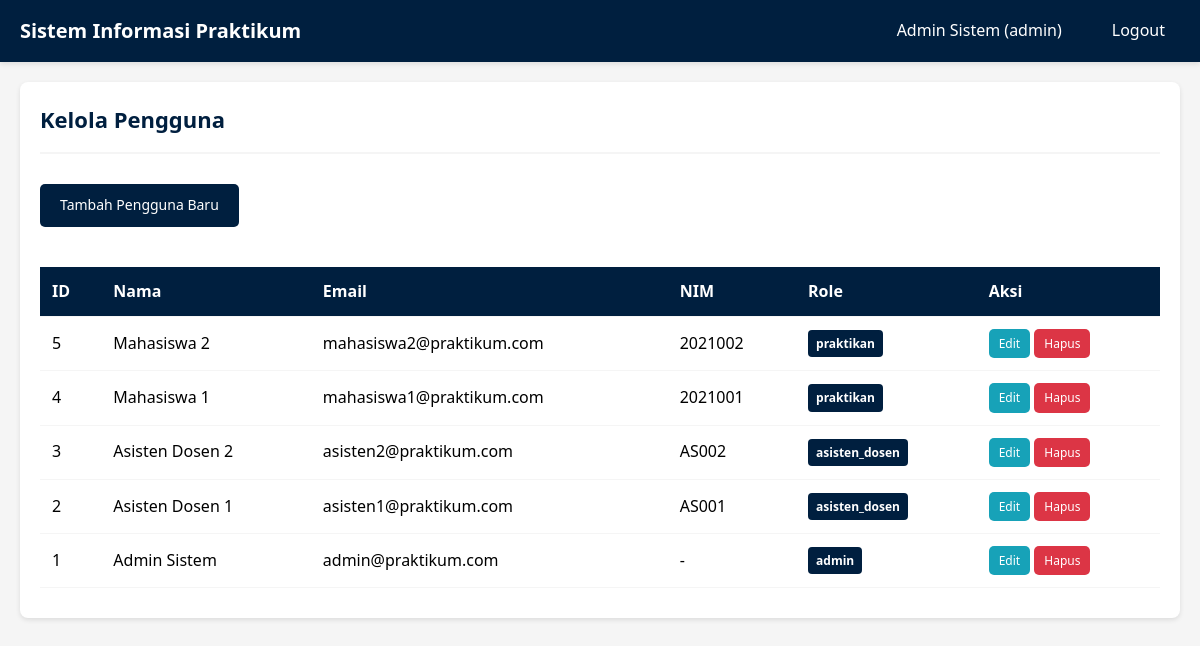
The page /admin/users.php (signed in) on the database its author committed.
### tables this page shows
CREATE TABLE IF NOT EXISTS users (
    id INT AUTO_INCREMENT PRIMARY KEY,
    nama VARCHAR(100) NOT NULL,
    email VARCHAR(100) UNIQUE NOT NULL,
    password VARCHAR(255) NOT NULL,
    nim VARCHAR(20),
    role ENUM('admin', 'asisten_dosen', 'praktikan') NOT NULL,
    created_at TIMESTAMP DEFAULT CURRENT_TIMESTAMP
);

### admin/users.php (the view, shortened to what this page needs)
<?php
require_once '../config/database.php';
$users = $conn->query("SELECT * FROM users ORDER BY id DESC");
?>
<!DOCTYPE html>
<html lang="id">
<head>
    <link rel="stylesheet" href="../assets/css/style.css">
</head>
<body>
    <?php include '../includes/navbar.php'; ?>
    <div class="container">
        <div class="card">
            <div class="card-header">
                <h2>Kelola Pengguna</h2>
            </div>
            <div class="card-body">
                <a href="user_add.php" class="btn btn-primary mb-20">Tambah Pengguna Baru</a>
                <div class="table-responsive">
                    <table class="table">
                        <thead>
                            <tr>
                                <th>ID</th>
                                <th>Nama</th>
                                <th>Email</th>
                                <th>NIM</th>
                                <th>Role</th>
                                <th>Aksi</th>
                            </tr>
                        </thead>
                        <tbody>
                            <?php while ($user = $users->fetch_assoc()): ?>
                                <tr>
                                    <td><?php echo $user['id']; ?></td>
                                    <td><?php echo htmlspecialchars($user['nama']); ?></td>
                                    <td><?php echo htmlspecialchars($user['email']); ?></td>
                                    <td><?php echo htmlspecialchars($user['nim'] ?? '-'); ?></td>
                                    <td><span class="badge badge-primary"><?php echo htmlspecialchars($user['role']); ?></span></td>
                                    <td>
                                        <a href="user_edit.php?id=<?php echo $user['id']; ?>" class="btn btn-info btn-sm">Edit</a>
                                        <a href="?delete=<?php echo $user['id']; ?>" class="btn btn-danger btn-sm" onclick="return confirm('Yakin ingin menghapus?')">Hapus</a>
                                    </td>
                                </tr>
                            <?php endwhile; ?>
                        </tbody>
                    </table>
                </div>
            </div>
        </div>
    </div>
</body>
</html>

### assets/css/style.css (style rules this page uses)
* { margin: 0; padding: 0; box-sizing: border-box; }
:root { --navy-blue: #001f3f; --navy-blue-light: #003d7a; --navy-blue-dark: #001529; --black: #000000; --white: #ffffff; --gray-light: #f5f5f5; --gray: #cccccc; --gray-dark: #666666; --success: #28a745; --danger: #dc3545; --warning: #ffc107; --info: #17a2b8; }
body { font-family: 'Segoe UI', Tahoma, Geneva, Verdana, sans-serif; background-color: var(--gray-light); color: var(--black); line-height: 1.6; }
.container { max-width: 1200px; margin: 0 auto; padding: 20px; }
.card { background: var(--white); border-radius: 8px; padding: 20px; margin-bottom: 20px; box-shadow: 0 2px 5px rgba(0, 0, 0, 0.1); }
.card-header { border-bottom: 2px solid var(--gray-light); padding-bottom: 15px; margin-bottom: 20px; }
.card-header h2 { color: var(--navy-blue); font-size: 22px; }
.card-body { padding: 10px 0; }
.btn { padding: 10px 20px; border: none; border-radius: 5px; cursor: pointer; font-size: 14px; text-decoration: none; display: inline-block; transition: all 0.3s; text-align: center; }
.btn-primary { background-color: var(--navy-blue); color: var(--white); }
.btn-danger { background-color: var(--danger); color: var(--white); }
.btn-info { background-color: var(--info); color: var(--white); }
.btn-sm { padding: 5px 10px; font-size: 12px; }
.table { width: 100%; border-collapse: collapse; margin-top: 20px; }
.table th, .table td { padding: 12px; text-align: left; border-bottom: 1px solid var(--gray-light); }
.table th { background-color: var(--navy-blue); color: var(--white); font-weight: 600; }
.table-responsive { overflow-x: auto; }
.badge { display: inline-block; padding: 4px 8px; border-radius: 4px; font-size: 12px; font-weight: 600; }
.badge-primary { background-color: var(--navy-blue); color: var(--white); }
.mb-20 { margin-bottom: 20px; }

### rows shown on the page
users: id "5", nama "Mahasiswa 2", email "mahasiswa2@praktikum.com", nim "2021002", role "praktikan"
users: id "4", nama "Mahasiswa 1", email "mahasiswa1@praktikum.com", nim "2021001", role "praktikan"
users: id "3", nama "Asisten Dosen 2", email "asisten2@praktikum.com", nim "AS002", role "asisten_dosen"
users: id "2", nama "Asisten Dosen 1", email "asisten1@praktikum.com", nim "AS001", role "asisten_dosen"
users: id "1", nama "Admin Sistem", email "admin@praktikum.com", nim "-", role "admin"

### other values the page prints
$currentUser['nama'] "Admin Sistem"
$currentUser['role'] "admin"
